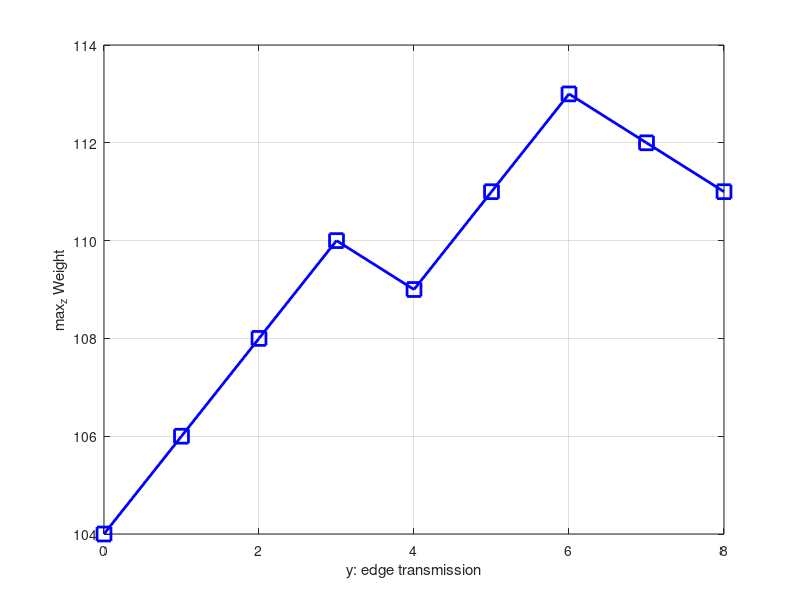

MATLAB code for this plot:
%%%%% Optimal Joint offloading and Scheduling%%%%
%%%% examples test %%%%
%%%% calculate Weight matrix %%%%
clear
A = 17; % arrival packets
X = 7; % virtual queue length
C = 3; % channel state
mu = 4; % local rate
e_E = 1; % edge energy consumption
e_L = 3; % local energy consumption
M = 1;
T = 8; % total time slots

y_max = T; 
z_max = T;

% schedule wireless transmission from 0 to y_max_int times 
W = zeros(y_max + 1, z_max + 1);
W_edge = zeros(1, y_max + 1);
W_local = zeros(1, y_max + 1);
W_maxZ = zeros(1, y_max+1);

for y =  0 : y_max
    W_edge(y + 1) =  X * min(A, y * C) - M * e_E * y;%
    for z = 0 : z_max  % maximize local weight
        W_local(z + 1) = X * min(max(A - y * C, 0), z * mu) - M * e_L * z;
        W(y + 1, z + 1) = W_edge(y + 1) + W_local(z + 1);
        if z == 0
            W_maxZ(y+1) = W(y+1, z+1);
        else
            if W(y+1, z+1) > W_maxZ(y+1)
                W_maxZ(y+1) = W(y+1, z+1);
            end
        end
    end   
end

y = 0 : y_max;
figure(1)
plot(y, W_maxZ,'b-s','LineWidth',2,'MarkerSize',10)
xlabel('y: edge transmission')
ylabel('max_z Weight')
grid on
